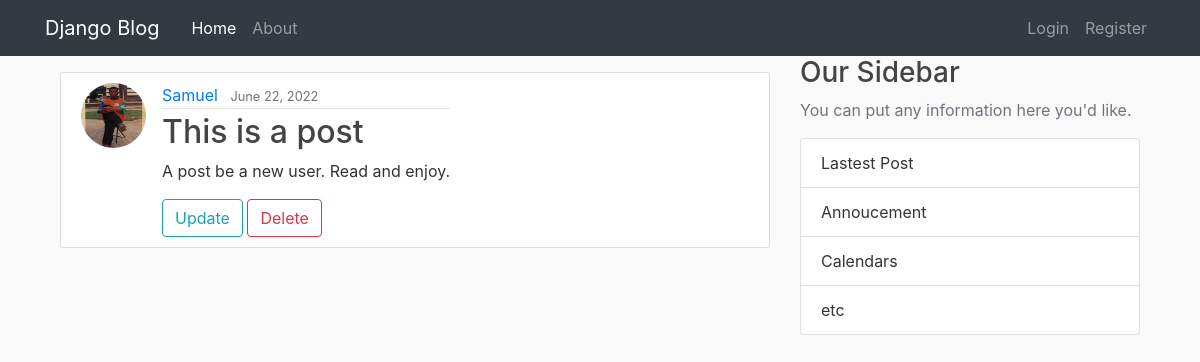
The page /Blog/17/details/ on the database its author committed.
### Blog/models.py (models this page shows, shortened)
class Post(models.Model):
    title = models.CharField(max_length=100)
    content = models.TextField()
    date_posted = models.DateTimeField(default=timezone.now) #Note, timezone.now was passed as agrs not called as function - timezone.now()
    author = models.ForeignKey(User, on_delete=models.CASCADE)

### user/models.py (models this page shows, shortened)
class Profile(models.Model):
    user = models.OneToOneField(User , on_delete=models.CASCADE)
    image = models.ImageField(default= 'default.jpg', upload_to='profile_pics')

### Blog/views.py (the view)
# urls.py: path('<int:pk>/details/', PostDetailView.as_view(), name= "post_detail"),
class PostDetailView(DetailView):
    model=Post

### Blog/templates/Blog/post_detail.html
{% extends "base_blog.html" %}
{% block body %}
  <article class="media content-section mt-3">
    <img class="rounded-circle account-img" src="{{ object.author.profile.image.url }}" alt="Author's Image">
      <div class="media_body">
          <div class="article-metadata">
              <a class="mr-2" href={% url 'user_posts' object.author.username %}>{{ object.author }}</a>
              <small class="text-muted">{{ object.date_posted|date:"F d, Y" }}</small>
          </div>
          <h2 class="article-title">{{ object.title }}</h2>
          <p class="article-content">{{ object.content }}</p>
          <div >
            <a class="btn btn-outline-info" href="{% url 'post_update' object.id %}">Update</a>
            <a class="btn btn-outline-danger" href="{% url 'post_delete' object.id %}">Delete</a>
        </div>
      </div>
  </article>
{% endblock body %}

### Blog/static/Blog/main.css (style rules this page uses)
body { background: #fafafa; color: #333333; }
h1, h2, h3, h4, h5, h6 { color: #444444; }
.content-section { background: #ffffff; padding: 10px 20px; border: 1px solid #dddddd; border-radius: 3px; margin-bottom: 20px; }
.article-title { color: #444444; }
.article-content { white-space: pre-line; }
.account-img { height: 65px; width: 65px; margin-right: 16px; }
.article-metadata { padding-bottom: 1px; margin-bottom: 4px; border-bottom: 1px solid #e3e3e3; }
.article-metadata { color: #333; text-decoration: none; }

### rows shown on the page
Post: author.profile.image (picture), author "Samuel", date_posted "June 22, 2022", title "This is a post", content "A post be a new user. Read and enjoy."
